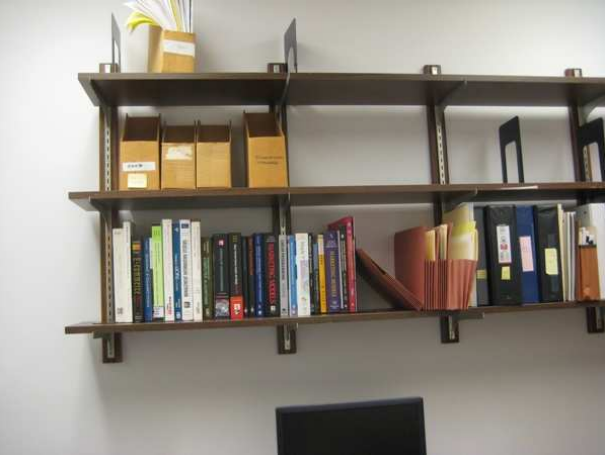
//> input picture images/shelf_good.png, 605 x 455 px
$ ./register   (built with g++ and OpenCV 4)
//> lines starting //> are read from the running program, lines starting //| are printed output that depends on the picture
/**
 * @file register.cpp
 * @author Nikola Andric (namdd@umsystem.edu)
 * @brief This program is used to warm an image to another perspective such that objects in the image align with each other.
 * @version 0.1
 * @date 2022-04-09
 *
 * @copyright Copyright (c) 2022
 *
 *
 * NOTE: This was implemented in Google Colab. Use the link below to acces the file.
 *
 *         Google Colab Link: https://colab.research.google.com/drive/1dmNuubuKA98iEyOOKmm_2xsQGpOkww8A?usp=sharing
 *
 */

#include <opencv2/opencv.hpp>
//#include <opencv2/xfeatures2d.hpp>  //does not work in google colab
#include "opencv2/features2d.hpp"


#include "opencv2/core/core.hpp"
#include "opencv2/imgproc/imgproc.hpp"
#include "opencv2/highgui/highgui.hpp"


using namespace std;
using namespace cv;
//using namespace cv::xfeatures2d;

const int MAX_FEATURES = 500;
const float GOOD_MATCH_PERCENT = 0.15f;

void alignImages(Mat &incorrect_img, Mat &correct_img, Mat &incorrect_img_Reg, Mat &h)
{
  // Convert images to grayscale
  Mat incorrect_img_gray, correct_img_gray;
  cvtColor(incorrect_img, incorrect_img_gray, cv::COLOR_BGR2GRAY);
  cvtColor(correct_img, correct_img_gray, cv::COLOR_BGR2GRAY);

  // Variables to store keypoints and descriptors
  std::vector<KeyPoint> keypoints1, keypoints2;
  Mat descriptors1, descriptors2;

  // Detect ORB features and compute descriptors.
  Ptr<Feature2D> orb = ORB::create();
  orb->detectAndCompute(incorrect_img_gray, Mat(), keypoints1, descriptors1);
  orb->detectAndCompute(correct_img_gray, Mat(), keypoints2, descriptors2);

  // Match features.
  std::vector<DMatch> matches;
  Ptr<DescriptorMatcher> matcher = DescriptorMatcher::create("BruteForce-Hamming");
  matcher->match(descriptors1, descriptors2, matches, Mat());

  // Sort matches by score
  std::sort(matches.begin(), matches.end());

  // Remove not so good matches
  const int numGoodMatches = matches.size() * GOOD_MATCH_PERCENT;
  matches.erase(matches.begin()+numGoodMatches, matches.end());

  // Draw top matches
  Mat imMatches;
  drawMatches(incorrect_img, keypoints1, correct_img, keypoints2, matches, imMatches);
  imwrite("matches.jpg", imMatches);


  // Extract location of good matches
  std::vector<Point2f> points1, points2;

  for( size_t i = 0; i < matches.size(); i++ )
  {
    points1.push_back( keypoints1[ matches[i].queryIdx ].pt );
    points2.push_back( keypoints2[ matches[i].trainIdx ].pt );
  }

  // Find homography
  h = findHomography( points1, points2, RANSAC );

  // Use homography to warp image
  warpPerspective(incorrect_img, incorrect_img_Reg, h, correct_img.size());
}

int main(int argc, char **argv)
{
  // Read reference image
  string refFilename("shelf_good.png");
  cout << "Reading reference image : " << refFilename << endl;

  Mat imReference = imread(refFilename);
//> imReference is the input picture: 455 rows x 605 cols, CV_8UC3; mean B, G, R 127.7, 137.6, 144.3

  // Check for invalid input
  if(! imReference.data ){
      cout <<  "Could not open or find the reference image" << std::endl ;
      return -1;
  }

  // Read image to be aligned
  string imFilename("shelf_not_good.png");
  cout << "Reading image to align : " << imFilename << endl;
  Mat im = imread(imFilename);
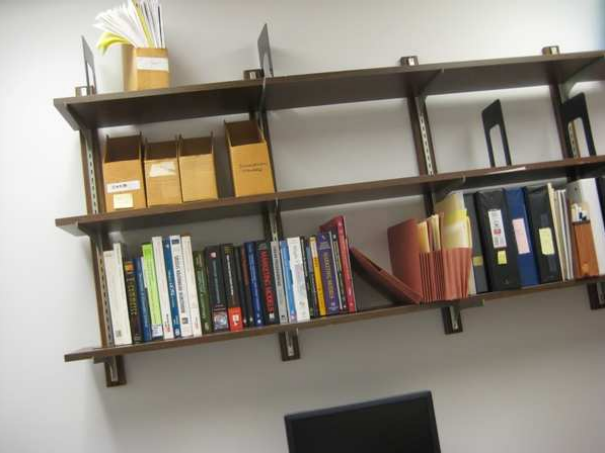
//> input picture images/shelf_not_good.png, 605 x 453 px
//> im is the input picture: 453 rows x 605 cols, CV_8UC3; mean B, G, R 127.4, 137.7, 144.4

  // Check for invalid input
  if(! im.data ){
      cout <<  "Could not open or find the image that is to be aligned" << std::endl ;
      return -1;
  }

  // Registered image will be resotred in imReg.
  // The estimated homography will be stored in h.
  Mat imReg, h;

  // Align images
  cout << "Aligning images ..." << endl;
  alignImages(im, imReference, imReg, h);
//> in alignImages, `cvtColor(incorrect_img, incorrect_img_gray, cv::COLOR_BGR2GRAY);`:
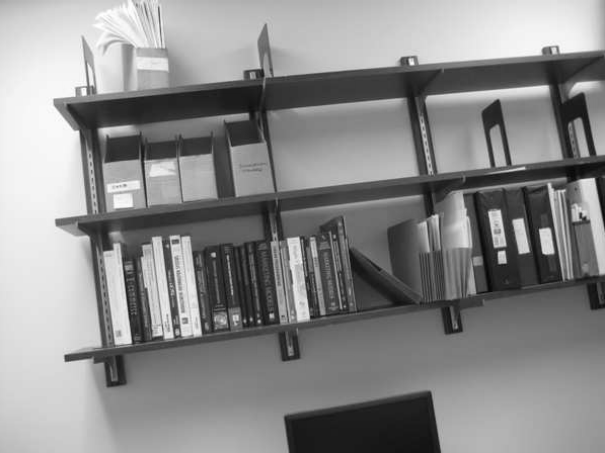
//> incorrect_img_gray: 453 rows x 605 cols, CV_8UC1; min 5, max 255, mean 138.5
//> in alignImages, `cvtColor(correct_img, correct_img_gray, cv::COLOR_BGR2GRAY);`:
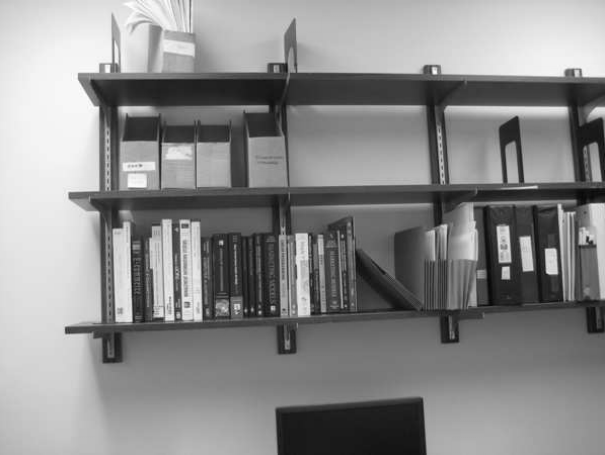
//> correct_img_gray: 455 rows x 605 cols, CV_8UC1; min 5, max 254, mean 138.4
//> in alignImages, `orb->detectAndCompute(incorrect_img_gray, Mat(), keypoints1, descripto..`: keypoints1 = 500 keypoints; strongest (x, y, size): (501, 252, 44.6), (523, 249, 77.1), (501, 261, 53.6), (518, 220, 64.3)
//> in alignImages, `orb->detectAndCompute(correct_img_gray, Mat(), keypoints2, descriptors..`: keypoints2 = 500 keypoints; strongest (x, y, size): (505, 268, 53.6), (525, 238, 64.3), (272, 308, 31), (548, 271, 53.6)
//> in alignImages, `matcher->match(descriptors1, descriptors2, matches, Mat());`: matches = 500 matches
//> in alignImages, `const int numGoodMatches = matches.size() * GOOD_MATCH_PERCENT;`: numGoodMatches = 75
//> in alignImages, `matches.erase(matches.begin()+numGoodMatches, matches.end());`: matches = 75 matches
//> in alignImages, `drawMatches(incorrect_img, keypoints1, correct_img, keypoints2, matche..`:
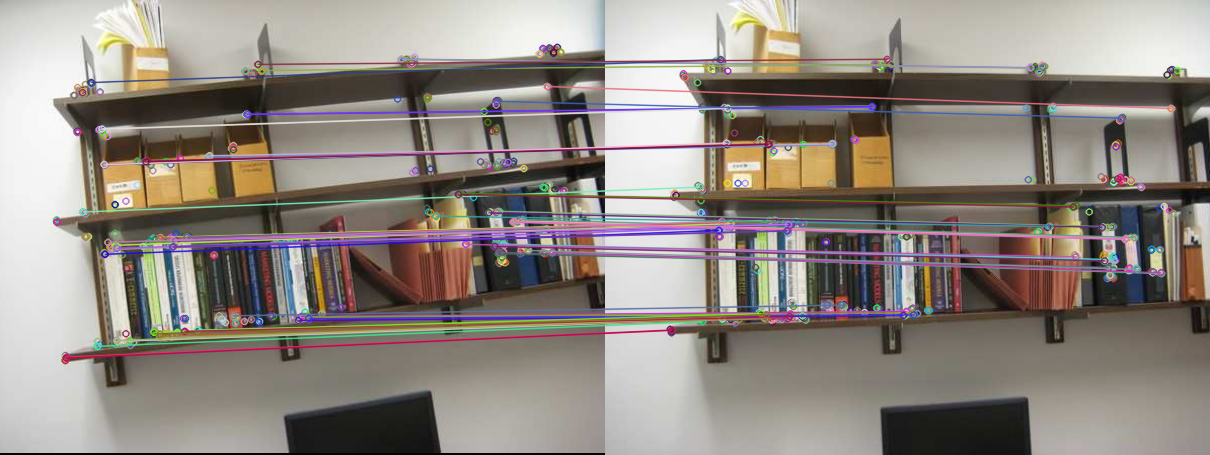
//> imMatches: 455 rows x 1210 cols, CV_8UC3; mean B, G, R 129.3, 136.2, 144
//> the loop in alignImages, `for( size_t i = 0; i < matches.size(); i++ )` made 75 passes
//> after the loop in alignImages, `for( size_t i = 0; i < matches.size(); i++ )`: points1 = 75 Points (x, y), first 12: [513.6, 220.8], [186.6, 238.9], [160, 237], [82.11, 211.5], [129.6, 340.4], [497.7, 210.8], [406.1, 58.75], [99, 129], [521.3, 220.3], [209, 156.8], [300.7, 317.3], [460.3, 192.8]; points2 = 75 Points (x, y), first 12: [520.8, 237.6], [196.6, 223.9], [170, 220], [94.56, 186.6], [129.6, 317.9], [506.3, 226.4], [428.5, 67.39], [119, 107], [528.5, 237.6], [226.4, 144.3], [300.7, 311], [470.7, 205.3]
//> in alignImages, `h = findHomography( points1, points2, RANSAC );`: h = [[0.989, -0.0927, 33.91], [0.0971, 0.99, -30.13], [1.12e-06, 5.92e-06, 1]]
//> in alignImages, `warpPerspective(incorrect_img, incorrect_img_Reg, h, correct_img.size(..`:
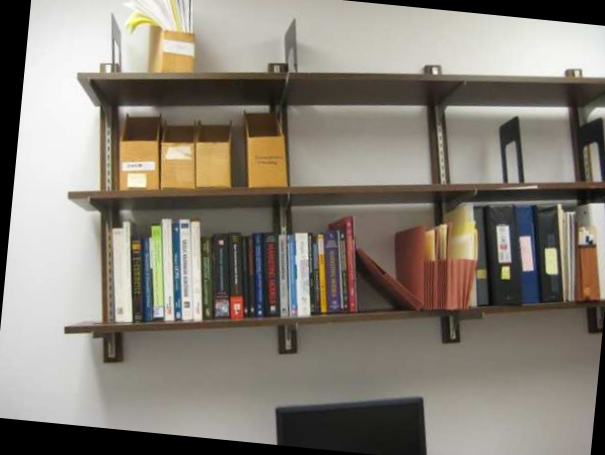
//> incorrect_img_Reg: 455 rows x 605 cols, CV_8UC3; mean B, G, R 118, 128, 134.5

  // Write aligned image to disk.
  string outFilename("aligned_shelf.jpg");
  cout << "Saving aligned image : " << outFilename << endl;
  imwrite(outFilename, imReg);

  // Print estimated homography
  cout << "Estimated homography : \n" << h << endl;
//| Estimated homography :
//| [0.9894299164511554, -0.09267264252205429, 33.90691686001183;
//|  0.09707521648405125, 0.9899730503021118, -30.1276727904958;
//|  1.121491535397156e-06, 5.918202724109847e-06, 1]
}
